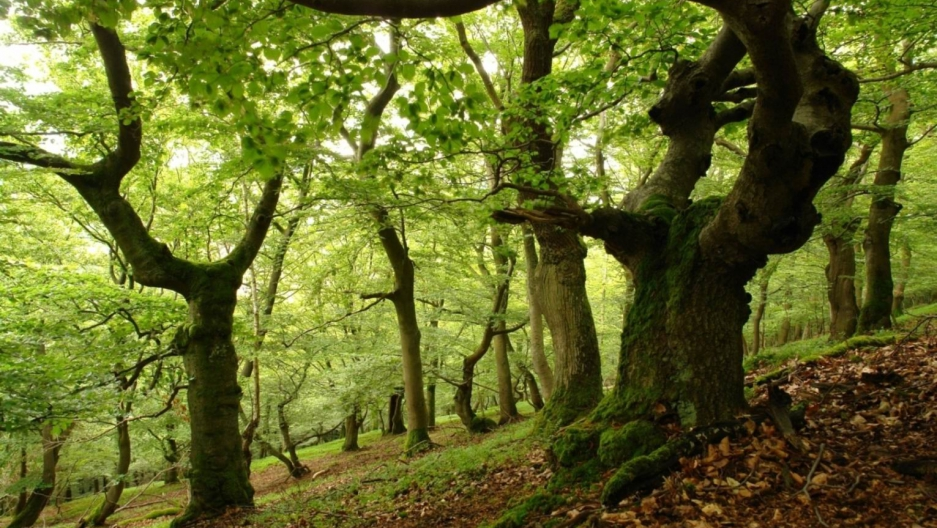
#> input picture VISION_COMPUTACIONAL/TAREA_2/fire_dataset/non_fire_images/non_fire.107.png, 937 x 528 px
$ jupyter execute IntroCV_Tarea_2_Patricio_Soto.ipynb   (shell and % lines are left out)
#> lines starting #> are read from the running program, lines starting #| are printed output that depends on the picture; after the words box and inside, x2 and y2 are one past the last pixel; in counts of white or black regions, pixels touching at a corner belong together
#> in read_all_imgs, img is the input picture: PIL image 937x528 RGB; mean R, G, B 99.7, 106.1, 39.6
## Introducción a la Visión Computacional
## Tarea 2
-----------------------
<div align="right">
Fecha de Entrega: Viernes 29, Abril 2022.
</div>

1. Diseñar un flujo de procesamiento a nivel abstracto: adquisición de imágenes, pre-procesamiento, procesamiento de imágenes, cálculo de la medición, almacenamiento.

2. Con la base de datos seleccionada, implementar un sistema de reconocimiento y/o procesamiento en el cual se realice una medida o inferencia sobre imagen. Puede ser la detección de un objeto, medición de distancias entre píxeles de alguna característica, medición del tamaño de algún objeto (en cantidad de píxeles) clasificación de la imagen, entre otros.

3. Para procesar el conjunto completo de imágenes, medir los tiempos de ejecución del proceso completo. Realizar la medición para el 50% y el 100% de la imágenes varias veces, de manera de obtener algunas figuras estadísticas: tiempo máximo, tiempo mínimo, tiempo medio, desviación estándar del tiempo.

4. Hacer resumen de los resultados del procesamiento. Para ello debe decidir una métrica para indicar si el procesamiento es satisfactorio. Para esto último algunas veces es necesario hacer la evaluación en forma manual, por lo tanto, si fuera este el caso, seleccionar un sub-conjunto de las imágenes (por ejemplo, unas 50) y comparar el desempeño del algoritmo en estas imágenes.

5. Escribir un informe o entregar el notebook con comentarios y documentación, incluyendo el análisis (comentando) los resultados.

Nota: de percatarse que el set de imágenes propuesto en la Tarea 1 no es el adecuado, se puede realizar un cambio en el dataset. Justificar el cambio. Este tipo de decisiones puede ocurrir en un proyecto.

*************************************************************************************

En esta ocasión continuaremos con el código que se trabajó en la tarea 1. Eso sí, complementamos el dataset con mas imágenes, tanto de imágenes con fuego y sin fuego, para comparar el resultado. Esto no solucionara el problema de los falsos positivos, lo cual solo sería solucionado mediante técnicas de redes neuronales, lo que se busca en este momento medir al algoritmo actual en sus tiempos de respuesta y su precisión.

[cell 1]
import glob
from pathlib import Path
from PIL import Image, ImageFilter, ImageStat
import numpy as np
import cv2
import pandas as pd
import time

[cell 2]
_RESIZE_PERCENT = 0.3 #tamaño de la imagen al procesarla
_THRESHOLD = 200 #luminocidad valida del pixel al momento de procesar
_TYPES_IMG = ('*.jpg', '*.png') #

firePxlsMinPercent = 0.01 # mas de 1% de "fuego" o "posible fuego" dara como resultado OK.

[cell 3]
def isFireinImg(img, firePxlsMinPercent):
    img_processed = img.convert('L')
    img_processed = img_processed.filter(ImageFilter.GaussianBlur(5))
    img_processed = img_processed.point(lambda pxl: 255 if pxl > _THRESHOLD else 0)
    img_processed = img_processed.convert('1')
    img_numpy = np.array(img_processed)
    if np.sum(img_numpy!=False) / img_numpy.size > firePxlsMinPercent:
        return True
    return False
    #return img_processed, np.sum(img_numpy!=False) / img_numpy.size

def resize_img(img, _RESIZE_PERCENT):
#> called with _RESIZE_PERCENT = 0.3
    x = img.size[0] * _RESIZE_PERCENT
#> x = 281.1
    y = img.size[1] * _RESIZE_PERCENT
#> y = 158.4
    img_processed = img.resize((int(round(x,0)),int(round(y,0))))
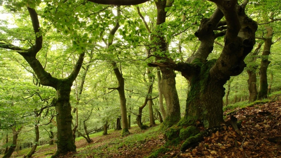
#> img_processed: PIL image 281x158 RGB; mean R, G, B 99.7, 106.1, 39.6
    return img_processed

[cell 4]
def read_all_imgs(resize=True):
    classes = ['non_fire_images','fire_images']
    retorna = {}
    for c in classes:
        images=[]
        for img_path in glob.glob(r'.\fire_dataset\{0}\*.png'.format(c)):
            print('.', end='')
            try:
                img = Image.open(img_path) #leemos la imagen
                if resize:
                    img = resize_img(img, _RESIZE_PERCENT) #cambiamos tamaño para mejorar tiempos de procesamiento
                images.append(img) # se guarda en memoria imagen con tamaño cambiado
            except Exception as e:
                print('\nError de lectura con {0}'.format(e), end='\t')
                pass
        retorna[c] = images
    return retorna

[cell 5]
datasets = read_all_imgs()
#> datasets = 2 items

[cell 6]
q_non_fire = len(datasets.get('non_fire_images'))
#> q_non_fire = 1
q_fire     = len(datasets.get('fire_images'))
#> q_fire = 1
print('Existen {} imagenes que NO contienen fuego.'.format(q_non_fire))
#| Existen 1 imagenes que NO contienen fuego.
print('Existen {} imagenes que SI contienen fuego.'.format(q_fire))
#| Existen 1 imagenes que SI contienen fuego.

[cell 7]
# obtencion de metricas de tiempo imagenes
def obtener_metricas_repeticiones(clase, porcentaje=1, q_repeticiones=50):
#> called with clase = 'fire_images', porcentaje = 0.5, q_repeticiones = 100
    fire_results_epoch = []
    time_epoch         = []
    if clase == 'fire_images':
        q_imagenes = int(q_fire*porcentaje)
#> q_imagenes = 0
        result_value = True
    if clase == 'non_fire_images':
        q_imagenes = int(q_non_fire*porcentaje)
        result_value = False

    for epoch in range(q_repeticiones):
        start = time.time()
        resultado = []
        for img in datasets.get(clase)[:q_imagenes]:
            resultado.append(isFireinImg(img, firePxlsMinPercent))
        end = time.time()
        time_process      = (end - start)
        resultado_process = np.sum(np.array(resultado)==result_value)/q_imagenes
        fire_results_epoch.append(resultado_process)
        time_epoch.append(time_process)
        print('.', end='')
#> after the loop, fire_results_epoch = 100 items, first 6: nan, nan, nan, nan, nan, nan; time_epoch = 100 values, max 2.77e-05 at index 0, min 2.38e-06 at index 63, mean 1.26e-05

    df_result = pd.DataFrame(tuple(zip(time_epoch,fire_results_epoch)),  columns=['time','accuracy'])
#> df_result = table of 100 rows and 2 columns
    df_result = df_result.reset_index().rename(columns={'index':'epoch'})
#> df_result = table of 100 rows and 3 columns
    df_result.insert(0,'percentage', porcentaje)
    df_result.insert(0,'class', clase)
    return df_result

[cell 8]

df_final = pd.DataFrame()

df_temp  = obtener_metricas_repeticiones('fire_images', 0.5, 100)
#> df_temp = table of 100 rows and 5 columns
df_final = pd.concat([df_final,df_temp])
#> df_final = table of 100 rows and 5 columns
df_temp  = obtener_metricas_repeticiones('fire_images', 1, 100)
#> the loop in obtener_metricas_repeticiones (call 2), `for epoch in range(q_repeticiones):` made 100 passes
#> pass 1, in isFireinImg, `img_processed = img.convert('L')`:
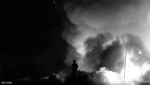
#> img_processed: PIL image 150x85 L; min 0, max 255, mean 67.8
#> pass 1, in isFireinImg, `img_processed = img_processed.filter(ImageFilter.GaussianBlur(5))`:
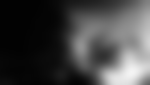
#> img_processed: PIL image 150x85 L; min 2, max 244, mean 67.6
#> pass 1, in isFireinImg, `img_processed = img_processed.point(lambda pxl: 255 if pxl > _THRESHOL..`:
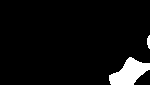
#> img_processed: PIL image 150x85 L; 5.5% white; 2 white regions, box (x1, y1, x2, y2) and area: (109, 57, 150, 85) 668, (147, 35, 150, 49) 33
df_final = pd.concat([df_final,df_temp])
#> df_final = table of 200 rows and 5 columns
df_temp  = obtener_metricas_repeticiones('non_fire_images', 0.5, 100)
df_final = pd.concat([df_final,df_temp])
#> df_final = table of 300 rows and 5 columns
df_temp  = obtener_metricas_repeticiones('non_fire_images', 1, 100)
#> the loop in obtener_metricas_repeticiones (call 4), `for epoch in range(q_repeticiones):` made 100 passes
#> pass 1, in isFireinImg (call 101), `img_processed = img.convert('L')`:
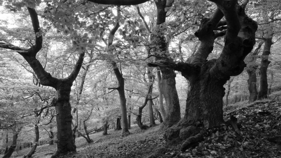
#> img_processed: PIL image 281x158 L; min 2, max 255, mean 96.6
#> pass 1, in isFireinImg (call 101), `img_processed = img_processed.filter(ImageFilter.GaussianBlur(5))`:
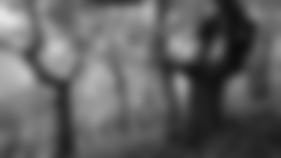
#> img_processed: PIL image 281x158 L; min 12, max 231, mean 96.6
#> pass 1, in isFireinImg (call 101), `img_processed = img_processed.point(lambda pxl: 255 if pxl > _THRESHOL..`:
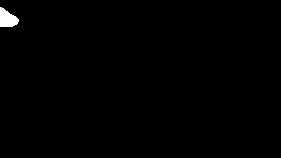
#> img_processed: PIL image 281x158 L; 0.58% white; 1 white region, box (x1, y1, x2, y2) and area: (0, 7, 19, 27) 259
df_final = pd.concat([df_final,df_temp])
#> df_final = table of 400 rows and 5 columns

df_final.head()
#> Out = table of 5 rows and 5 columns

[cell 9]
# se calcular metricas de tiempo
q_rows = {'non_fire_images': q_non_fire, 'fire_images': q_fire}
#> q_rows = {'non_fire_images': 1, 'fire_images': 1}
for clase in ['non_fire_images','fire_images']:
    for percent in [0.5,1.0]:
        q_imagenes = int(q_rows.get(clase)*percent)
        print('Resultados para {} registros correspondiente al {:.1%} de {}.'.format(q_imagenes, percent, clase))
        mean_time    = df_final[(df_final['class']==clase) & (df_final['percentage']==percent)].time.mean()
        min_time     = df_final[(df_final['class']==clase) & (df_final['percentage']==percent)].time.min()
        max_time     = df_final[(df_final['class']==clase) & (df_final['percentage']==percent)].time.max()
        std_time      = df_final[(df_final['class']==clase) & (df_final['percentage']==percent)].time.std()

        print('Tiempo medio {0}\t\t: {1:.4f} segundos'.format(clase, mean_time))
        print('Tiempo minimo {0}\t\t: {1:.4f} segundos'.format(clase, min_time))
        print('Tiempo maximo {0}\t\t: {1:.4f} segundos'.format(clase, max_time))
        print('Desviacion Estandar Tiempo {0}: {1:.4f} segundos'.format(clase, std_time), end='\n\n')

[cell 10]
# se calculan metricas de precision
q_rows = {'non_fire_images': q_non_fire, 'fire_images': q_fire}
for clase in ['non_fire_images','fire_images']:
    for percent in [0.5,1.0]:
        q_imagenes = int(q_rows.get(clase)*percent)
        print('Resultados para {} registros correspondiente al {:.1%} de {}.'.format(q_imagenes, percent, clase))
        mean_accu = df_final[(df_final['class']==clase) & (df_final['percentage']==percent)].accuracy.mean()
        min_accu = df_final[(df_final['class']==clase) & (df_final['percentage']==percent)].accuracy.min()
        max_accu = df_final[(df_final['class']==clase) & (df_final['percentage']==percent)].accuracy.max()
        std_accu = df_final[(df_final['class']==clase) & (df_final['percentage']==percent)].accuracy.std()
        print('Precisión media {}: {:.2%}'.format(clase, mean_accu))
        print('Precisión minima {}: {:.2%}'.format(clase, min_accu))
        print('Precisión maxima {}: {:.2%}'.format(clase, max_accu))
        print('Desviacion estandar de la Precisión {}: {:.5f}'.format(clase, std_accu), end='\n\n')
